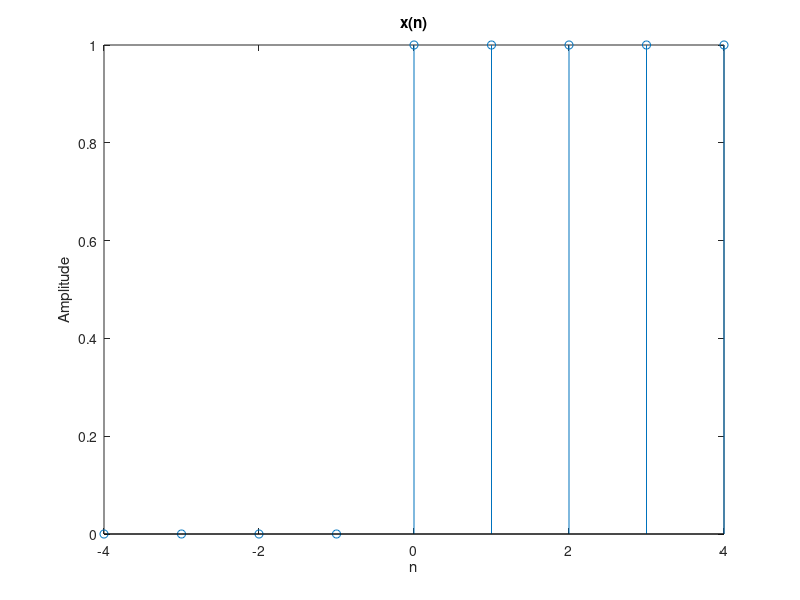
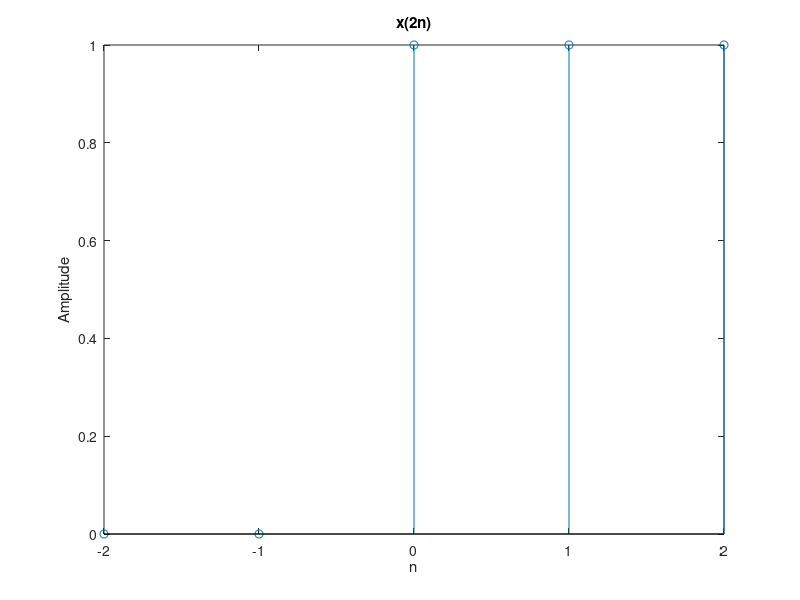

The MATLAB script that drew these images, in order:
%Upsample and downsample

close all;
clear all;
clc;
x=[0 0 0 0 1 1 1 1 1];
n=-4:4; %for range 4 idhar -ve me 4 +ve me upar wali x ki values
stem(n,x);
title('x(n)');
xlabel('n');
ylabel('Amplitude');
y1=downsample(x,2);% for upsample use upsample instead of downsample
n1=-2:1:2;
figure
stem(n1,y1);
title('x(2n)');
xlabel('n');
ylabel('Amplitude');

